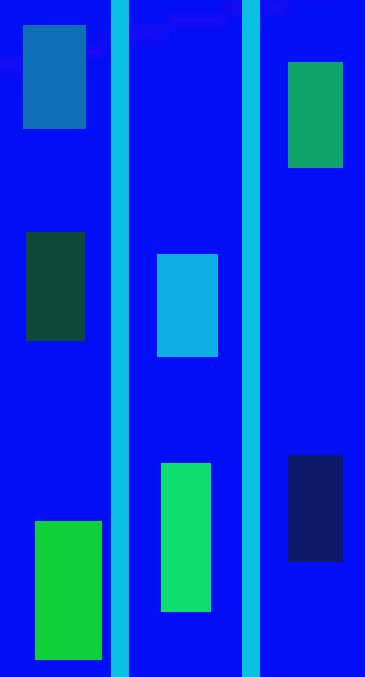
#> input picture asset/i2.png, 365 x 677 px
$ python Get_objpixel.py
#> lines starting #> are read from the running program, lines starting #| are printed output that depends on the picture; after the words box and inside, x2 and y2 are one past the last pixel; in counts of white or black regions, pixels touching at a corner belong together
import numpy as np
import cv2
from PIL import Image

# 读取图片
image_path = 'asset/i2.png'
image = Image.open(image_path)
#> image is the input picture: PIL image 365x677 RGBA; mean R, G, B, A 4.6, 57, 219.1, 255
image = np.array(image)

# 找到R通道为14的像素位置
r_channel = image[:, :, 0]
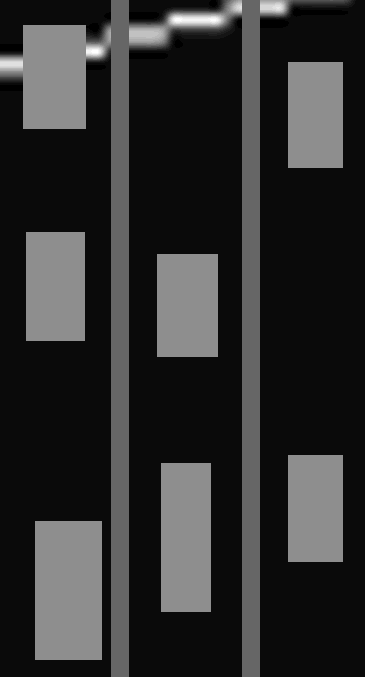
#> r_channel: shape (677, 365); min 0, max 25, mean 4.6; drawn with min black and max white
mask = (r_channel == 14).astype(np.uint8)
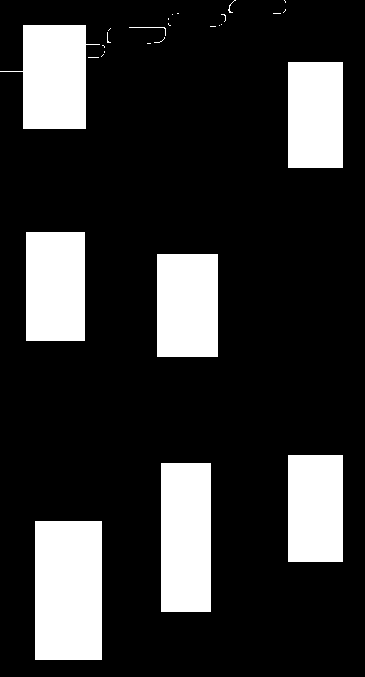
#> mask: shape (677, 365); values 0 (black) and 1 (white), 19.4% white; 28 white regions (19 under 20 px), largest, box (x1, y1, x2, y2) and area: (35, 521, 102, 660) 9313, (161, 463, 211, 612) 7450, (0, 25, 100, 129) 6589

# 使用连通域分析找到色块
num_labels, labels, stats, centroids = cv2.connectedComponentsWithStats(mask, connectivity=8)
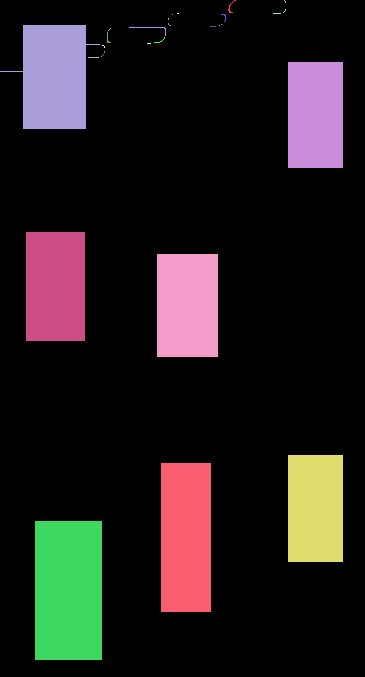
#> labels: shape (677, 365) int32; 29 distinct labels, from 0 to 28; one colour per label, 0 black
#> num_labels = 29; stats = 29 rows, first 6: [0, 0, 365, 677, 199160], [228, 0, 8, 13, 21], [284, 0, 2, 3, 3], [283, 9, 3, 4, 4], [177, 13, 2, 1, 2], [273, 13, 8, 1, 8]; centroids = 29 pairs, first value 53.93 to 315, second value 1 to 590

# 获取每个色块的大小和中心坐标
areas = stats[1:, cv2.CC_STAT_AREA]  # 忽略背景区域
#> areas = 28 values, max 9313 at index 27, min 1 at index 5, mean 1712.3
centers = centroids[1:]  # 忽略背景区域
#> centers = 28 pairs, first value 53.93 to 315, second value 1 to 590

# 根据色块大小排序并选择前6个最大的色块
sorted_indices = np.argsort(-areas)[:7]
#> sorted_indices = [27, 26, 9, 23, 24, 25, 22]
largest_centers = centers[sorted_indices]
#> largest_centers = [[68, 590], [185.5, 537], [53.93, 76.41], [55, 286], [187, 305], [315, 508], [315, 114.5]]

# 转换为整数坐标
largest_centers = [(int(center[0]), int(center[1])) for center in largest_centers]
#> largest_centers = [(68, 590), (185, 537), (53, 76), (55, 286), (187, 305), (315, 508), (315, 114)]

# 输出最大的6个色块的中心坐标
print("Largest centers:", largest_centers)
#| Largest centers: [(68, 590), (185, 537), (53, 76), (55, 286), (187, 305), (315, 508), (315, 114)]

# 创建一个副本以在图像上绘制标记
output_image_largest = image.copy()

# 在每个中心坐标处绘制一个圆点
for center in largest_centers:
    cv2.circle(output_image_largest, center, 5, (255, 0, 0), -1)  # 使用红色圆点标记中心
#> this loop made 7 passes
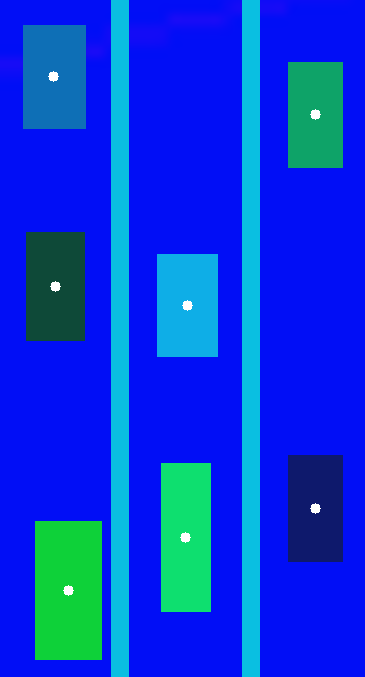
#> output_image_largest: shape (677, 365, 4); 0.23% of pixels changed, all inside (x1, y1, x2, y2) = (48, 71, 321, 596); transparent parts drawn white

# 识别在同一竖线上的色块
threshold = 30  # 允许的误差范围
vertical_lines = []

# 创建一个标记数组，用于标记已经处理过的点
visited = [False] * len(largest_centers)
#> visited = [False, False, False, False, False, False, False]

for i in range(len(largest_centers)):
    if not visited[i]:
        line = [largest_centers[i]]
        visited[i] = True
        for j in range(i + 1, len(largest_centers)):
            if abs(largest_centers[i][0] - largest_centers[j][0]) <= threshold:
                line.append(largest_centers[j])
                visited[j] = True
        if len(line) > 1:
            vertical_lines.append(sorted(line, key=lambda x: x[1], reverse=True))  # 按y坐标从大到小排序
#> this loop made 7 passes
#> after the loop, vertical_lines = [[(68, 590), (55, 286), (53, 76)], [(185, 537), (187, 305)], [(315, 508), (315, 114)]]; visited = [True, True, True, True, True, True, True]

# 定义一些颜色
colors = [(255, 0, 0), (0, 255, 0), (0, 0, 255), (255, 255, 0), (255, 0, 255), (0, 255, 255)]

# 在图像中连线
for idx, line in enumerate(vertical_lines):
    color = colors[idx % len(colors)]  # 选择颜色
    if len(line) > 1:  # 如果有多于一个点才连线
        for k in range(len(line) - 1):
            cv2.line(output_image_largest, line[k], line[k + 1], color, 2)  # 使用不同颜色连线
#> this loop made 3 passes
#> (line, color) on passes 1 to 3: ([(68, 590), (55, 286), (53, 76)], (255, 0, 0)), ([(185, 537), (187, 305)], (0, 255, 0)), ([(315, 508), (315, 114)], (0, 0, 255))
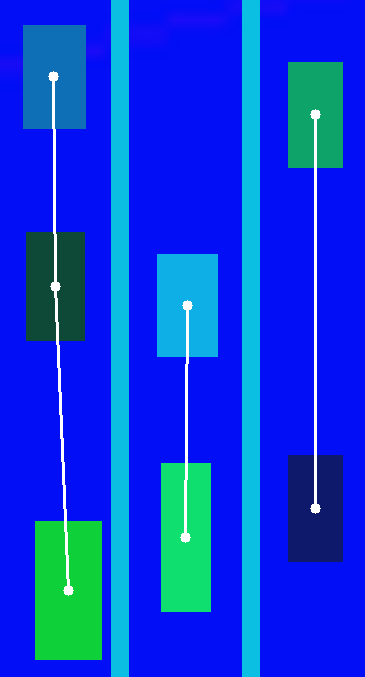
#> output_image_largest: shape (677, 365, 4); 1.37% of pixels changed, all inside (x1, y1, x2, y2) = (52, 81, 317, 586); transparent parts drawn white

# 从上到下、从左到右排序中心点
sorted_centers = sorted(largest_centers, key=lambda x: (x[0], x[1]))
#> sorted_centers = [(53, 76), (55, 286), (68, 590), (185, 537), (187, 305), (315, 114), (315, 508)]

# 输出每个色块中心点对应的像素值
print("Pixel values at centers (sorted):")
for center in sorted_centers:
    pixel_value = image[center[1], center[0]]
    print(f"Center: {center}, Pixel value: {pixel_value}")
#> this loop made 7 passes
#> (center, pixel_value) on passes 1 to 7: ((53, 76), [14, 111, 182, 255]), ((55, 286), [14, 73, 56, 255]), ((68, 590), [14, 209, 57, 255]), ((185, 537), [14, 223, 111, 255]), ((187, 305), [14, 174, 231, 255]), ((315, 114), [14, 163, 104, 255]), ((315, 508), [14, 25, 108, 255])
#| Center: (53, 76), Pixel value: [ 14 111 182 255]
#| Center: (55, 286), Pixel value: [ 14  73  56 255]
#| Center: (68, 590), Pixel value: [ 14 209  57 255]
#| Center: (185, 537), Pixel value: [ 14 223 111 255]
#| Center: (187, 305), Pixel value: [ 14 174 231 255]
#| Center: (315, 114), Pixel value: [ 14 163 104 255]
#| Center: (315, 508), Pixel value: [ 14  25 108 255]

# 将绘制好的图像保存
output_image_largest_path = 'marked_image_largest_with_lines_v7.png'
output_image_largest_pil = Image.fromarray(output_image_largest)
output_image_largest_pil.save(output_image_largest_path)

output_image_largest_path
